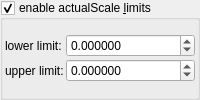
    <widget class="MyGroupBox" name="groupCheck_transf_multiplier_enabled_2_false">
     <property name="title">
      <string>enable actualScale &amp;limits</string>
     </property>
     <property name="checkable">
      <bool>true</bool>
     </property>
     <layout class="QVBoxLayout" name="verticalLayout_3">
      <property name="leftMargin">
       <number>2</number>
      </property>
      <property name="topMargin">
       <number>2</number>
      </property>
      <property name="rightMargin">
       <number>2</number>
      </property>
      <property name="bottomMargin">
       <number>2</number>
      </property>
      <item>
       <layout class="QGridLayout" name="gridLayout_30" columnstretch="0,1">
        <property name="spacing">
         <number>2</number>
        </property>
        <item row="1" column="1">
         <widget class="MyDoubleSpinBox" name="spinbox_transf_offset_4">
          <property name="sizePolicy">
           <sizepolicy hsizetype="Minimum" vsizetype="Maximum">
            <horstretch>0</horstretch>
            <verstretch>0</verstretch>
           </sizepolicy>
          </property>
          <property name="prefix">
           <string/>
          </property>
          <property name="suffix">
           <string/>
          </property>
          <property name="decimals">
           <number>6</number>
          </property>
          <property name="minimum">
           <double>-100000.000000000000000</double>
          </property>
          <property name="maximum">
           <double>100000.000000000000000</double>
          </property>
          <property name="singleStep">
           <double>0.100000000000000</double>
          </property>
         </widget>
        </item>
        <item row="0" column="1">
         <widget class="MyDoubleSpinBox" name="spinbox_transf_offset_0">
          <property name="sizePolicy">
           <sizepolicy hsizetype="Minimum" vsizetype="Maximum">
            <horstretch>0</horstretch>
            <verstretch>0</verstretch>
           </sizepolicy>
          </property>
          <property name="prefix">
           <string/>
          </property>
          <property name="suffix">
           <string/>
          </property>
          <property name="decimals">
           <number>6</number>
          </property>
          <property name="minimum">
           <double>-100000.000000000000000</double>
          </property>
          <property name="maximum">
           <double>100000.000000000000000</double>
          </property>
          <property name="singleStep">
           <double>0.100000000000000</double>
          </property>
         </widget>
        </item>
        <item row="1" column="0">
         <widget class="QLabel" name="label_145">
          <property name="text">
           <string>upper limit:</string>
          </property>
         </widget>
        </item>
        <item row="0" column="0">
         <widget class="QLabel" name="label_146">
          <property name="text">
           <string>lower limit:</string>
          </property>
         </widget>
        </item>
       </layout>
      </item>
     </layout>
    </widget>
